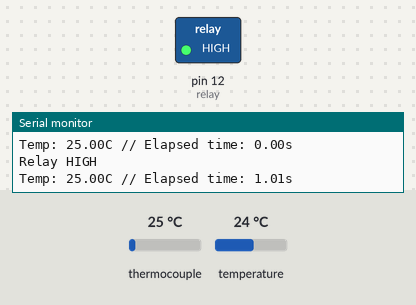
This sketch was run on a simulated Arduino Leonardo, built with avr-gcc and run on an emulated ATmega32U4. Shown: switched loads named in the sketch (green lamp = pin HIGH), the last lines printed to the serial monitor. The inputs (shaded band) are chosen by the test bench; at power-on: thermocouple 25 °C, temperature 24 °C.

Above: at 1.7 s.
1.8 s: thermocouple set to 75 °C
At 3.1 s:
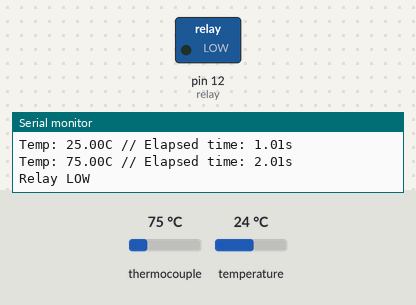
5.0 s: thermocouple set to 6 °C
At 6.7 s:
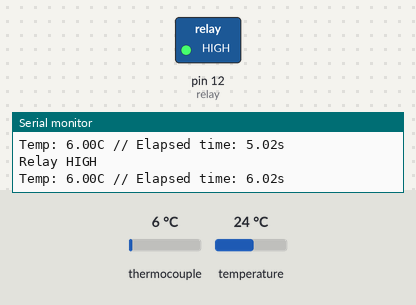
7.0 s: thermocouple set to 150 °C
At 8.6 s:
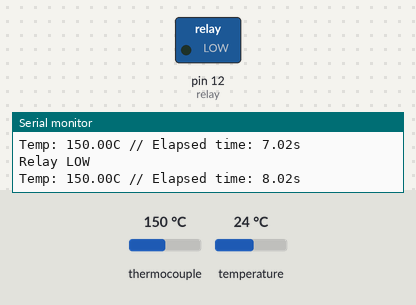
Timing chart, 0 to 10.1 s (numbered marks = the images above; inputs shaded):
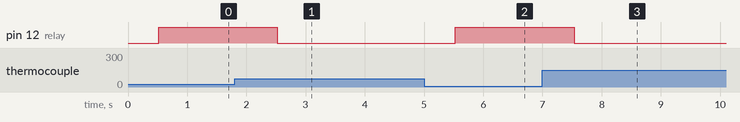

The sketch:

calibracion.ino
```cpp
#include <SPI.h>
#include "Adafruit_MAX31855.h"


// ******************** GLOBAL VARIABLES  ******************** //

// SPI Thermocouple

#define MAXDO   6
#define MAXCS   7
#define MAXCLK  5

double currentTemp = 0;    // current temperature
double targetTemp  = 0;     // target temperature

Adafruit_MAX31855 thermocouple(MAXCLK, MAXCS, MAXDO);

// Relay

#define relay 12
int relay_state = 0;

// Temperature ranges
double T_segments[9] = {40, 60, 80, 100, 120, 140, 160, 180, 200}; // degrees
double t_segments[9] = {10, 10 ,10 ,10,  10,  10,  10,  10,  10 };   // minutes
double StartTime;
double elapsed_time = 0;


// ******************** SETUP ******************** //

void setup() {

  // ***** Initialize thermocouple ***** //
  Serial.begin(9600);
  while (!Serial) delay(1); // wait for Serial on Leonardo/Zero, etc
  Serial.println("MAX31855 test");
  delay(500);   // wait for MAX chip to stabilize
  Serial.print("Initializing sensor...");
  if (!thermocouple.begin()) {
    Serial.println("ERROR.");
    while (1) delay(10);
  }
  Serial.println("DONE.");

  // ***** Shut down realy ***** //
  pinMode(relay, OUTPUT);
  digitalWrite(relay, LOW);

  // ***** Initialize PID control ***** //
  StartTime = millis();

}

// ******************** FUNCTIONS ******************** //

void check_thermomodule(){

    bool running = false;

    while (!running) {
      double internal_temp = thermocouple.readInternal();
      if (internal_temp >= 125.0){
        running = false;
        Serial.println("Thermocouple module is overheated");
        Serial.print("Internal Temperature = ");
        Serial.println(internal_temp);
        digitalWrite(relay, LOW);
        Serial.println("Relay turned off");
      }
      else if (internal_temp <= -40.0){
        running = false;
        Serial.println("Thermocouple module is overcooled");
        Serial.print("Internal Temperature = ");
        Serial.println(internal_temp);
        digitalWrite(relay, HIGH);
        Serial.println("Relay turned on");
      }
      else {
        running = true;
      }
    }
  };

void printVariables(){

  currentTemp = thermocouple.readCelsius();
  Serial.print("Temp: ");
  Serial.print(currentTemp);
  Serial.print("C // ");

  elapsed_time = (millis()-StartTime)/1000.0; // In seconds
  Serial.print("Elapsed time: ");
  Serial.print(elapsed_time);
  Serial.println("s");
};

void relay_activation(){
     if (currentTemp <= targetTemp & relay_state == 0){
       Serial.println("Relay HIGH");
       digitalWrite(relay, HIGH);
       relay_state = 1;
     }
     else if (currentTemp >= targetTemp & relay_state == 1) {
         Serial.println("Relay LOW");
         digitalWrite(relay, LOW);
         relay_state = 0;
     }
};

// ******************** LOOP ******************** //

void loop(){

  for (int i = 0; i < 9; i++) {
    targetTemp = T_segments[i];
    Serial.print("Ramp from ");
    Serial.print(currentTemp);
    Serial.print(" to ");
    Serial.println(targetTemp);

    while (currentTemp <= targetTemp){
          check_thermomodule();
          printVariables();
          relay_activation();
          delay(1000);
        };

    if (currentTemp >= targetTemp){
        double segmentZeroTime = millis();
        Serial.print("Segment on");
        Serial.println(targetTemp);
        while(millis() - segmentZeroTime < t_segments[i] *60*1000){
          check_thermomodule();
          printVariables();
          relay_activation();
          delay(1000);
        };
      };
  };
};
```

Measured:
- after the input at 1.8 s, pin 12 (relay): HIGH → LOW after 0.72 s
- after the input at 5.0 s, pin 12 (relay): LOW → HIGH after 0.53 s
- after the input at 7.0 s, pin 12 (relay): HIGH → LOW after 0.53 s
